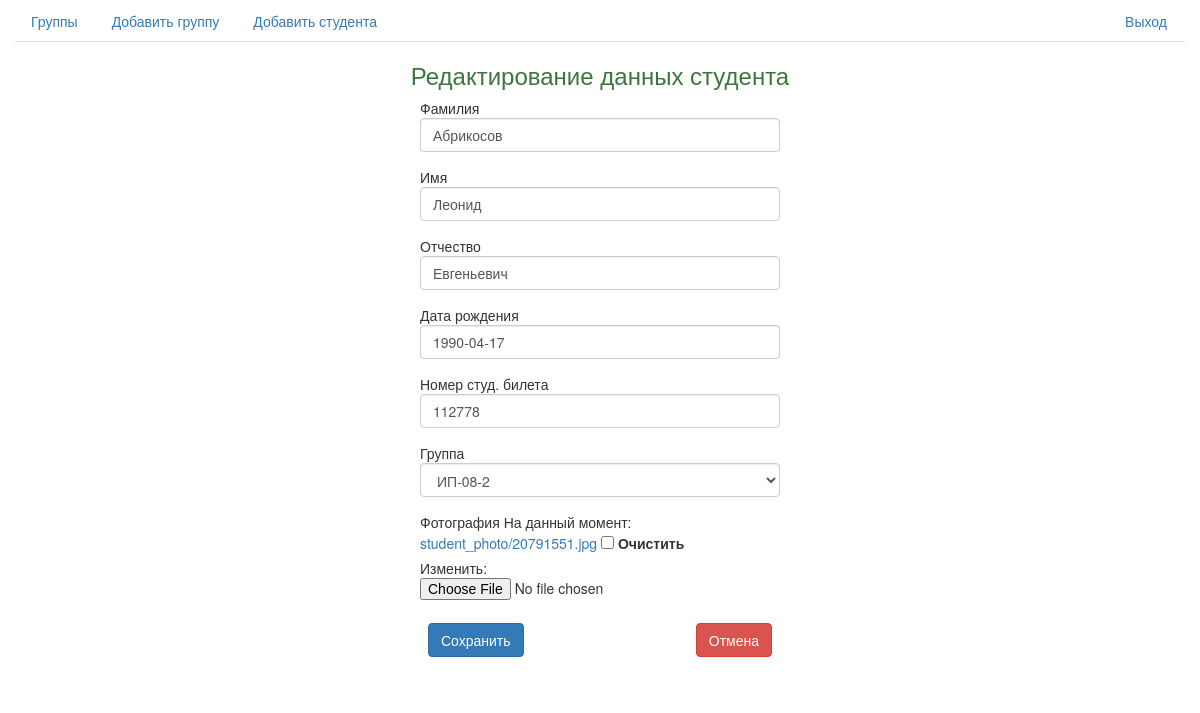
The app's page /edit_student/30/ (signed in), older data.
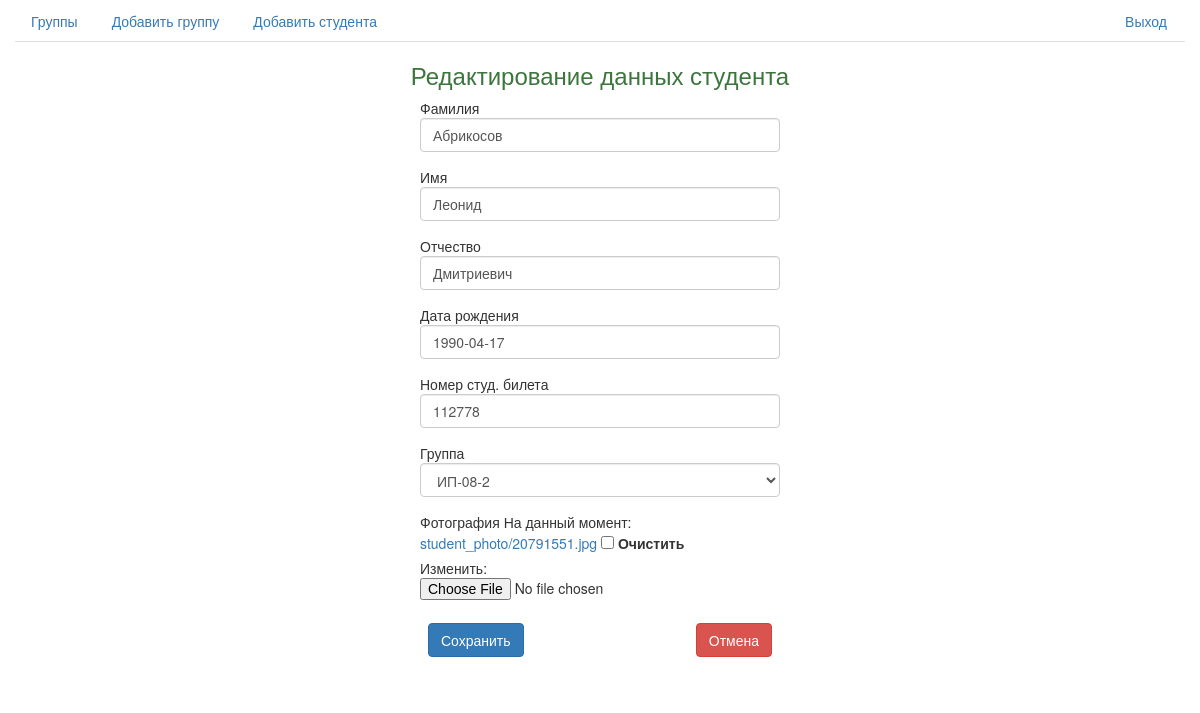
The same page, newer data.
### student/models.py (models this page shows, shortened)
class Student(models.Model):
    last_name = models.CharField(max_length=255, verbose_name=u'Фамилия')
    first_name = models.CharField(max_length=255, verbose_name=u'Имя')
    patronymic = models.CharField(max_length=255, verbose_name=u'Отчество')
    photo = models.ImageField(upload_to='student_photo',null=True, blank=True, verbose_name=u'Фотография')
    birth_day = models.DateField(auto_now=False, verbose_name=u'Дата рождения')
    students_ticket_number = models.PositiveIntegerField(verbose_name=u'Номер студ. билета')
    in_group = models.ForeignKey('Group', related_name='r_students', verbose_name=u'Группа')
    def __unicode__(self):
        return u"%s %s %s (группа %s)" % (self.last_name, self.first_name, self.patronymic, self.in_group)
    class Meta:
        ordering = ['last_name', 'first_name']
        verbose_name = u'Студент'
        verbose_name_plural = u'Студенты'

### app/views.py (the view, shortened to what this page needs)
# urls.py: url(r'^edit_student/(?P<pk>\d+)/$', StudentEditView.as_view(), name='edit_student'),
class StudentEditView(UpdateView):
    template_name = 'edit_student.html'
    model = Student
    form_class = StudentAddForm
    @method_decorator(login_required)
    def dispatch(self, *args, **kwargs):
        return super(StudentEditView, self).dispatch(*args, **kwargs)

### app/form.py
class StudentAddForm(forms.ModelForm):
    class Meta:
        model = Student
        fields = ('last_name', 'first_name', 'patronymic', 'birth_day', 'students_ticket_number', 'in_group', 'photo')
        widgets = {
            'last_name': forms.TextInput(attrs={'class': "form-control"}),
            'first_name': forms.TextInput(attrs={'class': "form-control"}),
            'patronymic': forms.TextInput(attrs={'class': "form-control"}),
            'birth_day': forms.DateInput(attrs={'class': "form-control"}),
            'in_group': forms.Select(attrs={'class': "form-control"}),
            'students_ticket_number': forms.TextInput(attrs={'class': "form-control"}),
        }

### student/context_processor.py (called while the page is built)
def context_settings(request):
    return {'settings': settings}

### student/models.py (called while the page is built)
    def __unicode__(self):
        return self.title

### templates/edit_student.html (shortened to what this page needs)
{% extends "base.html" %}
{% block content %}
<div class="container-fluid">
	<div class="row">
		<div class="col-md-12">
			<h3 class="text-center text-success">
				Редактирование данных студента
			</h3>
		</div>
	</div>
	<div class="row">
		<div class="col-md-4">
		</div>
		<div class="col-md-4">
			<form role="form" method="post" enctype="multipart/form-data">{% csrf_token %}
				{% for field in form %}
                    <div class="form-group">
                        {% if field.errors %}
                            <div class="alert alert-warning" role="alert">
                                {{ field.label }}
                                {{ field }}{{ field.errors }}
                            </div>
                        {% else %}
                            {{ field.label }}
                            {{ field }}
                        {% endif %}
                    </div>
                {% endfor %}
				<table class="table">
                    <thead>
                        <tr>
                            <td class="text-left">
                                <input type="submit" value="Сохранить" class="btn btn-primary"/>
                            </td>
                            <td class="text-right">
                                <a href="/student_detail/{{ student.id }}"><button type="button" class="btn btn-danger">Отмена</button></a>
                            </td>
                        </tr>
                    </thead>
                </table>
			</form>
		</div>
		<div class="col-md-4">
		</div>
	</div>
</div>
{% endblock %}

Row changes from the older to the newer data that the page shows:
changed Student "Абрикосов": patronymic "Евгеньевич" → "Дмитриевич"
